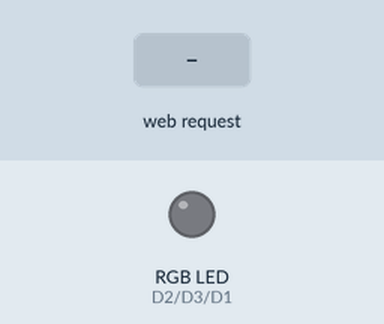
A sketch run on a simulated ESP8266 (NodeMCU). Parts: an RGB LED mixed from three pins (HIGH = lit). The inputs (shaded band) are chosen by the test bench. WiFi joins after 1.5 s; servers stay silent unless stated.

Above: at 2.7 s.
2.8 s: HTTP request GET /r received
At 3.2 s:
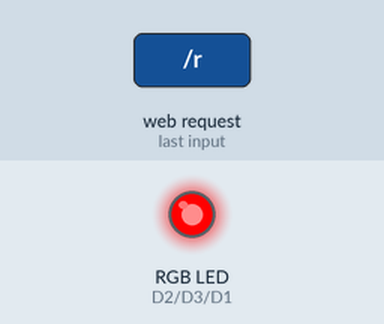
4.3 s: HTTP request GET /g received
At 5.5 s:
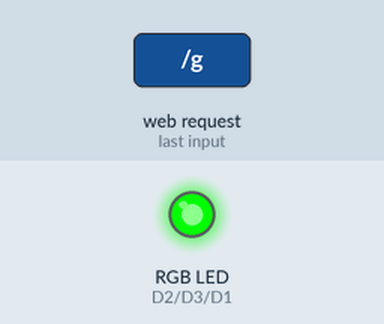
5.8 s: HTTP request GET /b received
At 6.7 s:
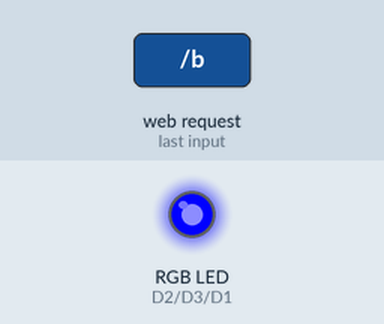
Timing chart, 0 to 8.8 s (numbered marks = the images above; inputs shaded):
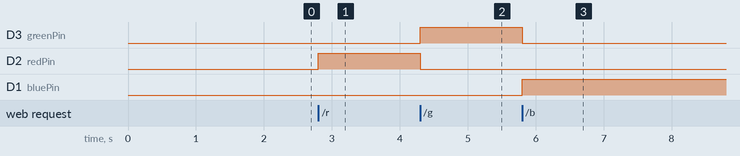

Measured:
- after the input at 2.8 s, D2 (redPin): LOW → HIGH at once
- after the input at 4.3 s, D3 (greenPin): LOW → HIGH at once; D2 (redPin): HIGH → LOW at once
- after the input at 5.8 s, D3 (greenPin): HIGH → LOW at once; D1 (bluePin): LOW → HIGH at once

The sketch:

rgbweb.ino
```cpp
#include <ESP8266WiFi.h>
#include <WiFiClient.h>
#include <ESP8266WebServer.h>
#include <ESP8266mDNS.h>

const char* ssid = "...";
const char* password = "...";

int bluePin = D1, redPin = D2, greenPin = D3;

ESP8266WebServer server(80);

void handleRoot() {
  String message = "<meta name='viewport' content='width=device-width, initial-scale=1'>";
  message += "<h2>ESP8266 Web Server</h2>";
  message += "<p><a href='/r'><button style='background-color:red;border:0;width:90px;height:90px;margin-right:20px'><b>&nbsp;</b></button></a>";
  message += "<a href='/g'><button style='background-color:green;border:0;width:90px;height:90px;margin-right:20px'><b>&nbsp;</b></button></a>";
  message += "<a href='/b'><button style='background-color:blue;border:0;width:90px;height:90px;margin-right:20px'><b>&nbsp;</b></button></a></p>";
  server.send(200, "text/html", message);
}

void handleR() {
  digitalWrite(greenPin, LOW);
  digitalWrite(bluePin, LOW);
  digitalWrite(redPin, HIGH);
  handleRoot();
}

void handleG() {
  digitalWrite(redPin, LOW);
  digitalWrite(bluePin, LOW);
  digitalWrite(greenPin, HIGH);
  handleRoot();
}

void handleB() {
  digitalWrite(redPin, LOW);
  digitalWrite(greenPin, LOW);
  digitalWrite(bluePin, HIGH);
  handleRoot();
}

void setup(void){
  pinMode(redPin, OUTPUT);
  pinMode(greenPin, OUTPUT);
  pinMode(bluePin, OUTPUT);

  WiFi.begin(ssid, password);

  // Wait for connection
  while (WiFi.status() != WL_CONNECTED) {
    delay(500);
  }

  server.on("/", handleRoot);
  server.on("/r", handleR);
  server.on("/g", handleG);
  server.on("/b", handleB);

  server.begin();
}

void loop(void){
  server.handleClient();
}
```
